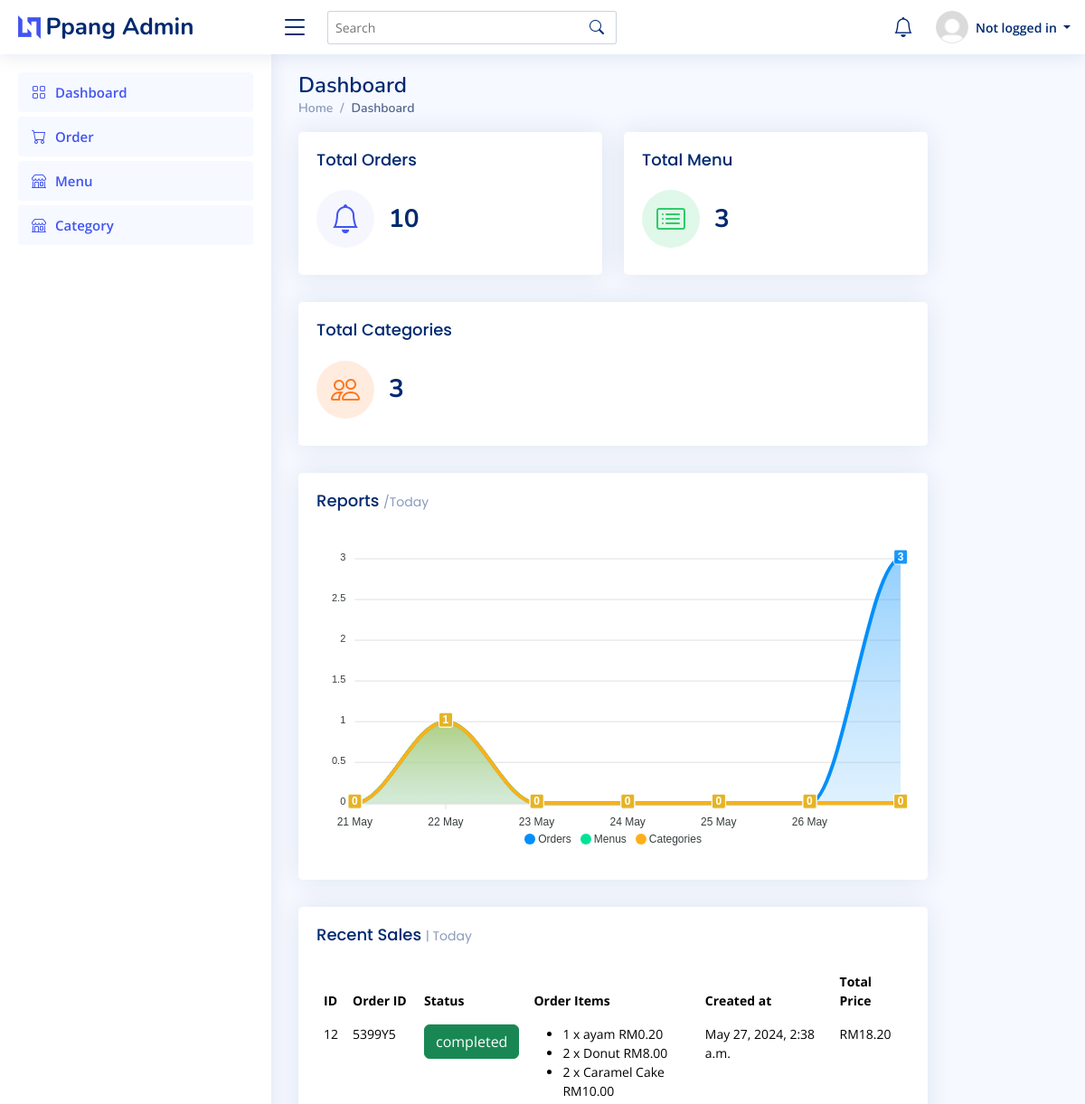
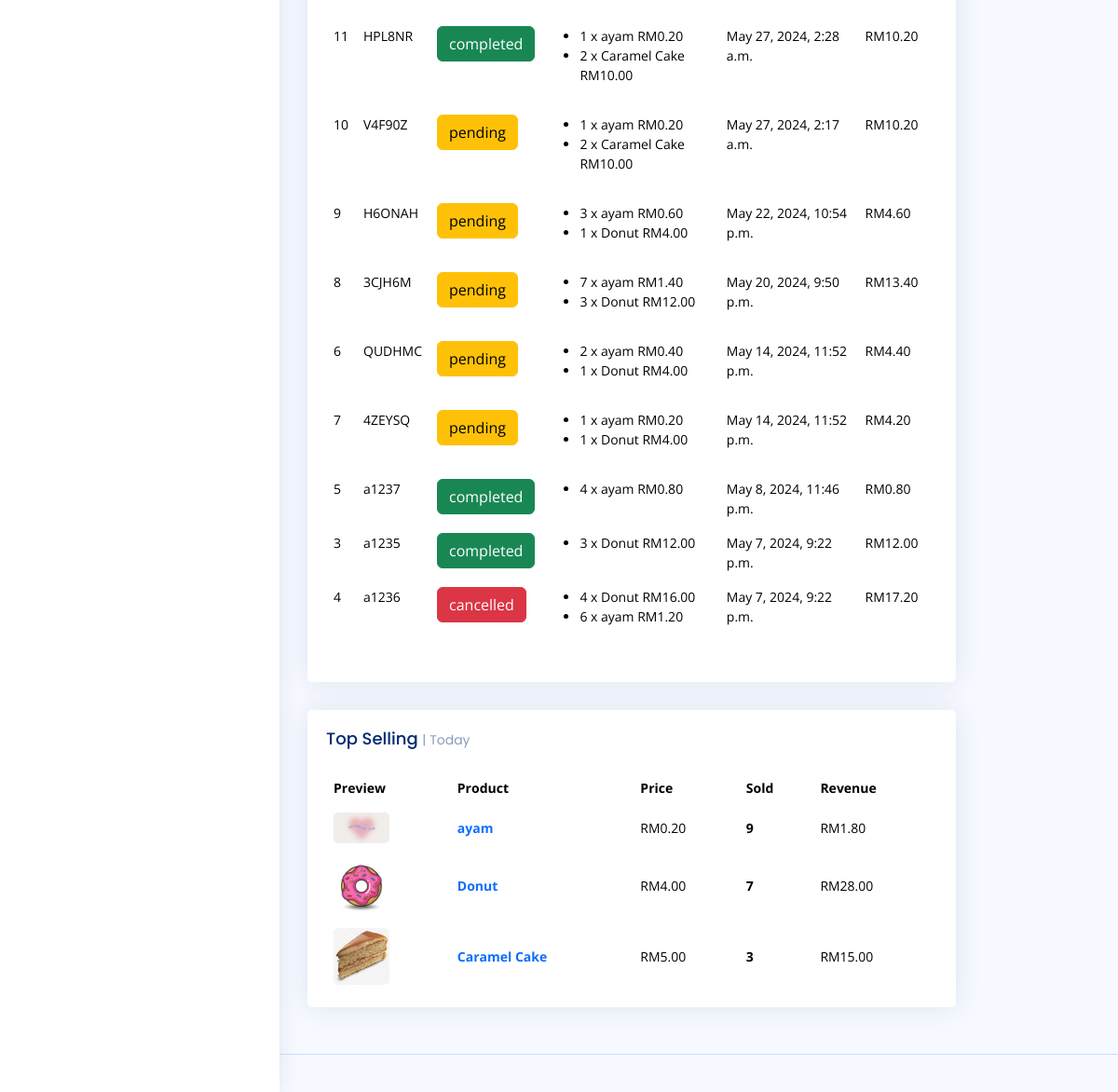
The page / on the database its author committed (2 pictures, top to bottom).
### pages/models.py (models this page shows, shortened)
class Order(models.Model):
    order_id = models.CharField(max_length=100)
    name = models.CharField(max_length=100)
    phone_number = models.CharField(max_length=20)
    email = models.CharField(max_length=100, default= None, null=True)
    status_choice = [
        ('pending','Pending'),
        ('cancelled','Cancelled'),
        ('completed','Completed'),
    ]
    status = models.CharField(max_length=20, choices = status_choice)
    menu=models.ManyToManyField(Menu, through ='OrderItem')
    created_at = models.DateTimeField(default=datetime.now())

class OrderItem(models.Model):
     order = models.ForeignKey(Order, on_delete=models.CASCADE)
     menu = models.ForeignKey(Menu, on_delete=models.CASCADE)
     quantity = models.PositiveIntegerField()
     def total_price(self):
         return self.quantity * self.menu.price

class Menu(models.Model):
    name = models.CharField(max_length=150)
    description = models.TextField()
    image = models.ImageField(upload_to='menu_images')
    price = models.DecimalField(max_digits=10,decimal_places=2)
    category = models.ForeignKey(Category, on_delete=models.CASCADE)
    created_at = models.DateTimeField(default=datetime.now())

### pages/views.py (the view)
# urls.py: path('', views.dashboard),
def dashboard(request):
    orderCount = Order.objects.all().count()
    menuCount = Menu.objects.all().count()
    allCategory = Category.objects.all().count()
    allOrder=Order.objects.all().prefetch_related('orderitem_set__menu').order_by('-created_at')
    for order in allOrder:
        order.total_price = sum(order_item.total_price() for order_item in order.orderitem_set.all())
    end_date = datetime.now()
    start_date = end_date-timedelta(days=6)
    top_selling_menu = Menu.objects.annotate(num_orders=Count('order')).order_by('-num_orders')
    for menu in top_selling_menu:
        menu.revenue = menu.order_set.count() * menu.price
    data = []
    for i in range(7):
        date = start_date + timedelta(days=i)
        orders = Order.objects.filter(created_at__date=date).count()
        menus = Menu.objects.filter(created_at__date=date).count()
        categories = Category.objects.filter(created_at__date=date).count()
        data.append({'date':date.strftime("%Y-%m-%d"),'orders':orders, 'menus':menus,'categories':categories})
    return render(request,'index.html', {'orderCount':orderCount, 'menuCount':menuCount, 'allCategory':allCategory,'data':data,'allOrder':allOrder, 'top_selling_menu':top_selling_menu})

### pages/context_processors.py (called while the page is built)
def notification_processor(request):
    if request.user.is_authenticated:
        notifications = Notification.objects.filter(is_read=False).order_by('-created_at')[:6]
        return {'notifications': notifications}
    return {}

### templates/index.html (shortened to what this page needs)
{% load static %}
{% include 'header.html' %}
<main id="main" class="main">
    <div class="pagetitle">
      <h1>Dashboard</h1>
      <nav>
        <ol class="breadcrumb">
          <li class="breadcrumb-item"><a href="index.html">Home</a></li>
          <li class="breadcrumb-item active">Dashboard</li>
        </ol>
      </nav>
    </div>
    <section class="section dashboard">
      <div class="row">
        <div class="col-lg-10">
          <div class="row">
            <div class="col-xxl-4 col-md-6">
              <div class="card info-card sales-card">
                <a href="/order/">
                <div class="card-body">
                  <h5 class="card-title">Total Orders</h5>
                  <div class="d-flex align-items-center">
                    <div class="card-icon rounded-circle d-flex align-items-center justify-content-center">
                      <i class="bi bi-bell"></i>
                    </div>
                    <div class="ps-3">
                      <h6>{{orderCount}}</h6>
                    </a>
                    </div>
                  </div>
                </div>
              </div>
            </div>
            <div class="col-xxl-4 col-md-6">
              <div class="card info-card revenue-card">
                <a href="/menu/">
                <div class="card-body">
                  <h5 class="card-title"> Total Menu </h5>
                  <div class="d-flex align-items-center">
                    <div class="card-icon rounded-circle d-flex align-items-center justify-content-center">
                      <i class="bi bi-card-list"></i>
                    </div>
                    <div class="ps-3">
                      <h6>{{menuCount}}</h6>
                    </a>
                    </div>
                  </div>
            <div class="col-xxl-4 col-xl-12">
              <div class="card info-card customers-card">
                <a href="/category/">
                <div class="card-body">
                  <h5 class="card-title">Total Categories</h5>
                  <div class="d-flex align-items-center">
                    <div class="card-icon rounded-circle d-flex align-items-center justify-content-center">
                      <i class="bi bi-people"></i>
                    </div>
                    <div class="ps-3">
                      <h6>{{allCategory}}</h6>
                    </a>
                    </div>
                  </div>
            <div class="col-12">
              <div class="card">
                <div class="card-body">
                  <h5 class="card-title">Reports <span>/Today</span></h5>
                  <div id="reportsChart"></div>
                </div>
              </div>
            </div>
            <div class="col-12">
              <div class="card recent-sales overflow-auto">
                <div class="card-body">
                  <h5 class="card-title">Recent Sales <span>| Today</span></h5>
                  <table class="table table-borderless datatable">
                    <thead>
                      <tr>
                        <th scope="row">ID<a href="order.id"></a></th>
                        <th scope="col">Order ID</th>
                        <th scope="col">Status</th>
                        <th scope="col">Order Items</th>
                        <th scope="col">Created at</th>
                        <th scope="col">Total Price</th>
                      </tr>
                    </thead>
                    <tbody>
                      {% for order in allOrder %}
                      <tr>
                        <td>{{order.id}}</td>
                        <td>{{order.order_id}}</td>
                          <td>
                            {% if order.status == 'pending'%}
                            <button class="btn btn-warning">{{order.status}} </button>
                            {% elif order.status == 'completed' %}
                            <button class="btn btn-success">{{order.status}} </button>
                            {% elif order.status == 'cancelled' %}
                            <button class="btn btn-danger">{{order.status}} </button>
                          {% endif %} </td>
                          <td>
                            <ul>
                              {% for order_item in order.orderitem_set.all %}
                              <li>
                                {{ order_item.quantity}} x {{order_item.menu.name}}
                                RM{{ order_item.total_price}}
                              </li>
                              {% endfor %}
                            </ul>
                          </td>
                          <td>{{order.created_at}}</td>
                          <td>RM{{ order.total_price }}</td>
                      </tr>
                      {% endfor %}
                    </tbody>
                  </table>
                </div>
              </div>
            </div>
            <div class="col-12">
              <div class="card top-selling overflow-auto">
                <div class="card-body pb-0">
                  <h5 class="card-title">Top Selling <span>| Today</span></h5>
                  <table class="table table-borderless">
                    <thead>
                      <tr>
                        <th scope="col">Preview</th>
                        <th scope="col">Product</th>
                        <th scope="col">Price</th>
                        <th scope="col">Sold</th>
                        <th scope="col">Revenue</th>
                      </tr>
                    </thead>
                    <tbody>
                      {% for menu in top_selling_menu %}
                      <tr>
                        <th scope="row"><a href="#"><img src="{{menu.image.url}}" alt=""></a></th>
                        <td><a href="#" class="text-primary fw-bold">{{menu.name}}</a></td>
                        <td>RM{{menu.price}}</td>
                        <td class="fw-bold">{{menu.order_set.count}}</td>
                        <td>RM{{menu.revenue}}</td>
                      </tr>
                      {% endfor %}
                    </tbody>
                  </table>
                </div>
              </div>
            </div>
    </section>
  </main>
{% include 'footer.html' %}

### static/assets/css/style.css (style rules this page uses)
:root { scroll-behavior: smooth; }
body { font-family: "Open Sans", sans-serif; background: #f6f9ff; color: #444444; }
a { color: #4154f1; text-decoration: none; }
h1, h2, h3, h4, h5, h6 { font-family: "Nunito", sans-serif; }
#main { margin-top: 60px; padding: 20px 30px; transition: all 0.3s; }
.pagetitle { margin-bottom: 10px; }
.pagetitle h1 { font-size: 24px; margin-bottom: 0; font-weight: 600; color: #012970; }
.card { margin-bottom: 30px; border: none; border-radius: 5px; box-shadow: 0px 0 30px rgba(1, 41, 112, 0.1); }
.card-title { padding: 20px 0 15px 0; font-size: 18px; font-weight: 500; color: #012970; font-family: "Poppins", sans-serif; }
.card-title span { color: #899bbd; font-size: 14px; font-weight: 400; }
.card-body { padding: 0 20px 20px 20px; }
.breadcrumb { font-size: 14px; font-family: "Nunito", sans-serif; color: #899bbd; font-weight: 600; }
.breadcrumb a { color: #899bbd; transition: 0.3s; }
.breadcrumb .breadcrumb-item::before { color: #899bbd; }
.breadcrumb .active { color: #51678f; font-weight: 600; }
@media (min-width: 1200px) { #main, #footer { margin-left: 300px; } }
.dashboard .info-card { padding-bottom: 10px; }
.dashboard .info-card h6 { font-size: 28px; color: #012970; font-weight: 700; margin: 0; padding: 0; }
.dashboard .card-icon { font-size: 32px; line-height: 0; width: 64px; height: 64px; flex-shrink: 0; flex-grow: 0; }
.dashboard .sales-card .card-icon { color: #4154f1; background: #f6f6fe; }
.dashboard .revenue-card .card-icon { color: #2eca6a; background: #e0f8e9; }
.dashboard .customers-card .card-icon { color: #ff771d; background: #ffecdf; }
.dashboard .recent-sales { font-size: 14px; }
.dashboard .recent-sales .table thead { background: #f6f6fe; }
.dashboard .recent-sales .table thead th { border: 0; }
.dashboard .top-selling { font-size: 14px; }
.dashboard .top-selling .table thead { background: #f6f6fe; }
.dashboard .top-selling .table thead th { border: 0; }
.dashboard .top-selling .table tbody td { vertical-align: middle; }
.dashboard .top-selling img { border-radius: 5px; max-width: 60px; }

### rows shown on the page
Order: id "12", order_id "5399Y5", status "completed", created_at "May 27, 2024, 2:38 a.m.", total_price "18.20"
OrderItem: quantity "1", menu.name "ayam", total_price "0.20"
OrderItem: quantity "2", menu.name "Donut", total_price "8.00"
OrderItem: quantity "2", menu.name "Caramel Cake", total_price "10.00"
Order: id "11", order_id "HPL8NR", status "completed", created_at "May 27, 2024, 2:28 a.m.", total_price "10.20"
OrderItem: quantity "1", menu.name "ayam", total_price "0.20"
OrderItem: quantity "2", menu.name "Caramel Cake", total_price "10.00"
Order: id "10", order_id "V4F90Z", status "pending", created_at "May 27, 2024, 2:17 a.m.", total_price "10.20"
OrderItem: quantity "1", menu.name "ayam", total_price "0.20"
OrderItem: quantity "2", menu.name "Caramel Cake", total_price "10.00"
Order: id "9", order_id "H6ONAH", status "pending", created_at "May 22, 2024, 10:54 p.m.", total_price "4.60"
OrderItem: quantity "3", menu.name "ayam", total_price "0.60"
OrderItem: quantity "1", menu.name "Donut", total_price "4.00"
Order: id "8", order_id "3CJH6M", status "pending", created_at "May 20, 2024, 9:50 p.m.", total_price "13.40"
OrderItem: quantity "7", menu.name "ayam", total_price "1.40"
OrderItem: quantity "3", menu.name "Donut", total_price "12.00"
Order: id "6", order_id "QUDHMC", status "pending", created_at "May 14, 2024, 11:52 p.m.", total_price "4.40"
OrderItem: quantity "2", menu.name "ayam", total_price "0.40"
OrderItem: quantity "1", menu.name "Donut", total_price "4.00"
Order: id "7", order_id "4ZEYSQ", status "pending", created_at "May 14, 2024, 11:52 p.m.", total_price "4.20"
OrderItem: quantity "1", menu.name "ayam", total_price "0.20"
OrderItem: quantity "1", menu.name "Donut", total_price "4.00"
Order: id "5", order_id "a1237", status "completed", created_at "May 8, 2024, 11:46 p.m.", total_price "0.80"
OrderItem: quantity "4", menu.name "ayam", total_price "0.80"
Order: id "3", order_id "a1235", status "completed", created_at "May 7, 2024, 9:22 p.m.", total_price "12.00"
OrderItem: quantity "3", menu.name "Donut", total_price "12.00"
Order: id "4", order_id "a1236", status "cancelled", created_at "May 7, 2024, 9:22 p.m.", total_price "17.20"
OrderItem: quantity "4", menu.name "Donut", total_price "16.00"
OrderItem: quantity "6", menu.name "ayam", total_price "1.20"
Menu: image (picture), name "ayam", price "0.20", order_set.count "9", revenue "1.80"
Menu: image (picture), name "Donut", price "4.00", order_set.count "7", revenue "28.00"
Menu: image (picture), name "Caramel Cake", price "5.00", order_set.count "3", revenue "15.00"

### other values the page prints
{{ orderCount }} "10"
{{ menuCount }} "3"
{{ allCategory }} "3"
